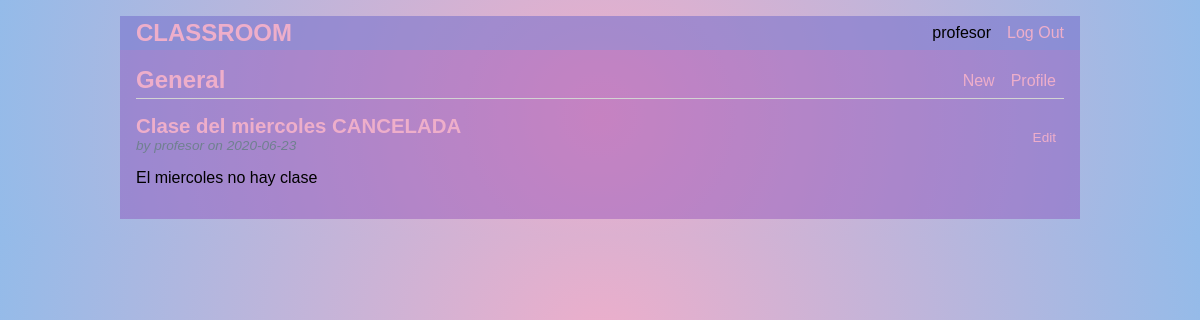
Screenshot of / (signed in) with the database file from the repository.
### tables this page shows
CREATE TABLE user (
  id INTEGER PRIMARY KEY,
  idtype INTEGER,
  username TEXT UNIQUE NOT NULL,
  password TEXT NOT NULL,
  rol_id INTEGER NOT NULL,
  FOREIGN KEY (rol_id) REFERENCES rol (id),
  FOREIGN KEY (idtype) REFERENCES id_type (id)
);

CREATE TABLE post (
  id INTEGER PRIMARY KEY AUTOINCREMENT,
  author_id INTEGER NOT NULL,
  created TIMESTAMP NOT NULL DEFAULT CURRENT_TIMESTAMP,
  title TEXT NOT NULL,
  body TEXT NOT NULL,
  FOREIGN KEY (author_id) REFERENCES user (id)
);

### flaskr/blog.py (the view)
@bp.route('/')
def index():
    db = get_db()
    posts = db.execute(
        'SELECT p.id, title, body, created, author_id, username'
        ' FROM post p JOIN user u ON p.author_id = u.id'
        ' ORDER BY created DESC'
    ).fetchall()
    return render_template('blog/index.html', posts=posts)

### flaskr/auth.py (called while the page is built)
@bp.before_app_request
def load_logged_in_user():
    user_id = session.get('user_id')
    if user_id is None:
        g.user = None
    else:
        g.user = get_db().execute(
            'SELECT * FROM user WHERE id = ?', (user_id,)
        ).fetchone()

### flaskr/db.py (called while the page is built)
def get_db():
    if 'db' not in g:
        g.db = sqlite3.connect(
            current_app.config['DATABASE'],
            detect_types=sqlite3.PARSE_DECLTYPES
        )
        g.db.row_factory = sqlite3.Row
    return g.db

### flaskr/templates/blog/index.html (shortened to what this page needs)
{% extends 'base.html' %}
{% block header %}
  <h1>{% block title %}General{% endblock %}</h1>
  {% if g.user %}
    <a class="action" href="{{ url_for('blog.create') }}">New</a>
    <a class="action" href="{{ url_for('userspace.profile') }}">Profile</a>
  {% endif %}
{% endblock %}
{% block content %}
  {% for post in posts %}
    <article class="post">
      <header>
        <div>
          <h1>{{ post['title'] }}</h1>
          <div class="about">by {{ post['username'] }} on {{ post['created'].strftime('%Y-%m-%d') }}</div>
        </div>
        {% if g.user['id'] == post['author_id'] %}
          <a class="action" href="{{ url_for('blog.update', id=post['id']) }}">Edit</a>
        {% endif %}
      </header>
      <p class="body">{{ post['body'] }}</p>
    </article>
  {% endfor %}
{% endblock %}

### flaskr/templates/base.html (shortened to what this page needs)
<!doctype html>
<link rel="stylesheet" href="{{ url_for('static', filename='style.css') }}">
<nav>
  <h1><a class="action" href="{{ url_for('blog.index') }}" style="text-decoration: none;" >CLASSROOM</a></h1>
  <ul>
    {% if g.user %}
      <li><span>{{ g.user['username'] }}</span>
      <li><a href="{{ url_for('auth.logout') }}">Log Out</a>
    {% else %}
      <li><a href="{{ url_for('auth.register') }}">Register</a>
      <li><a href="{{ url_for('auth.login') }}">Log In</a>
    {% endif %}
  </ul>
</nav>
<section class="content">
  <header>
    {% block header %}{% endblock %}
  </header>
  {% block content %}{% endblock %}
</section>

### flaskr/static/style.css (style rules this page uses)
h1 { font-family: 'Verdana', sans-serif; color: #eeaeca; margin: 1rem 0; }
a { color: #eeaeca; text-decoration: none; }
nav { background: #649cde4a; display: flex; align-items: center; padding: 0 0.5rem; }
nav h1 { flex: auto; margin: 0; }
nav h1 a { text-decoration: none; padding: 0.25rem 0.5rem; }
nav ul { display: flex; list-style: none; margin: 0; padding: 0; }
nav ul li a, nav ul li span, header .action { display: block; padding: 0.5rem; }
.content { padding: 0 1rem 1rem; }
.content > header { border-bottom: 1px solid lightgray; display: flex; align-items: flex-end; }
.content > header h1 { flex: auto; margin: 1rem 0 0.25rem 0; }
.post > header { display: flex; align-items: flex-end; font-size: 0.85em; }
.post > header > div:first-of-type { flex: auto; }
.post > header h1 { font-size: 1.5em; margin-bottom: 0; }
.post .about { color: slategray; font-style: italic; }
.post .body { white-space: pre-line; }
.content:last-child { margin-bottom: 0; }

### rows the page displays
user: user.username "profesor"
post: title "Clase del miercoles CANCELADA", username "profesor", created "2020-06-23", body "El miercoles no hay clase"
